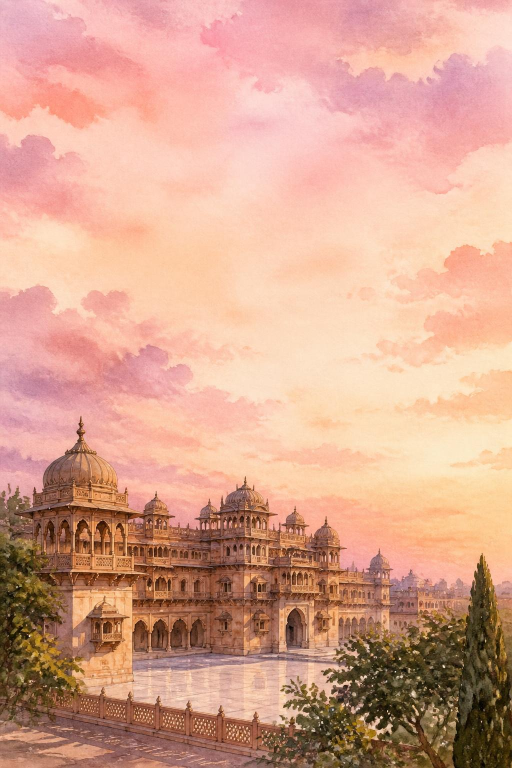
#> input picture src/assets/hero-palace.jpg, 1024 x 1536 px (shown at 1/2 size)
$ python generate_og.py
#> lines starting #> are read from the running program, lines starting #| are printed output that depends on the picture
import os
from PIL import Image, ImageDraw, ImageFont, ImageFilter

WIDTH = 1200
HEIGHT = 630

# 1. Base Canvas - Elegant Royal Ivory / Warm Champagne (#FCF9F2)
bg = Image.new("RGBA", (WIDTH, HEIGHT), (252, 249, 242, 255))

# 2. Right Side: Palace Backdrop from hero-palace.jpg
palace_path = "src/assets/hero-palace.jpg"
if os.path.exists(palace_path):
    palace = Image.open(palace_path).convert("RGBA")
    # We want the palace and blush dawn sky on the right ~650px
    # Crop / resize to fill right side
    pw, ph = palace.size
#> pw = 1024; ph = 1536
    # crop lower-middle area showing palace and blush sky
    palace_crop = palace.crop((0, int(ph * 0.15), pw, int(ph * 0.85)))
    palace_resized = palace_crop.resize((700, HEIGHT), Image.Resampling.LANCZOS)
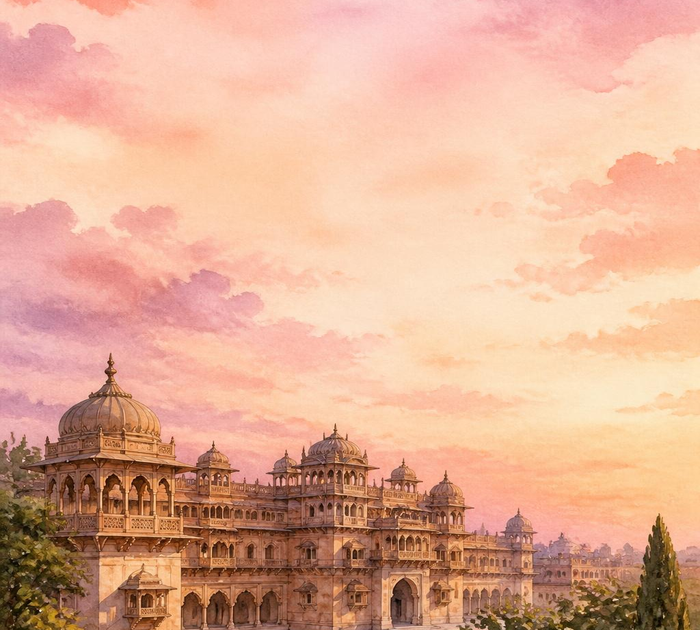
#> palace_resized: PIL image 700x630 RGBA; mean R, G, B, A 225.3, 174.4, 149, 255

    # Create a smooth gradient mask for left-to-right fade
    mask = Image.new("L", (700, HEIGHT), 0)
#> mask: PIL image 700x630 L; every value is 0
    draw_mask = ImageDraw.Draw(mask)
    for x in range(700):
        # Fade in from x=0 to x=320, then full opacity
        if x < 320:
            alpha = int((x / 320.0) * 230)
        else:
            alpha = 230
        draw_mask.line([(x, 0), (x, HEIGHT)], fill=alpha)

    bg.paste(palace_resized, (WIDTH - 700, 0), mask)

# 3. Soft royal watercolor wash on left side to guarantee pristine legibility
left_wash = Image.new("RGBA", (WIDTH, HEIGHT), (0, 0, 0, 0))
#> left_wash: PIL image 1200x630 RGBA; every value is 0
draw_wash = ImageDraw.Draw(left_wash)
# Draw gentle gradient from solid warm cream on left to translucent
for x in range(WIDTH):
    if x < 550:
        a = 245
    elif x < 780:
        a = int(245 * (1.0 - (x - 550) / 230.0))
    else:
        a = 0
    draw_wash.line([(x, 0), (x, HEIGHT)], fill=(253, 248, 239, a))
bg = Image.alpha_composite(bg, left_wash)

# 4. Couple Artwork from src/assets/couple-lanterns.png
couple_path = "src/assets/couple-lanterns.png"
if os.path.exists(couple_path):
    couple = Image.open(couple_path).convert("RGBA")
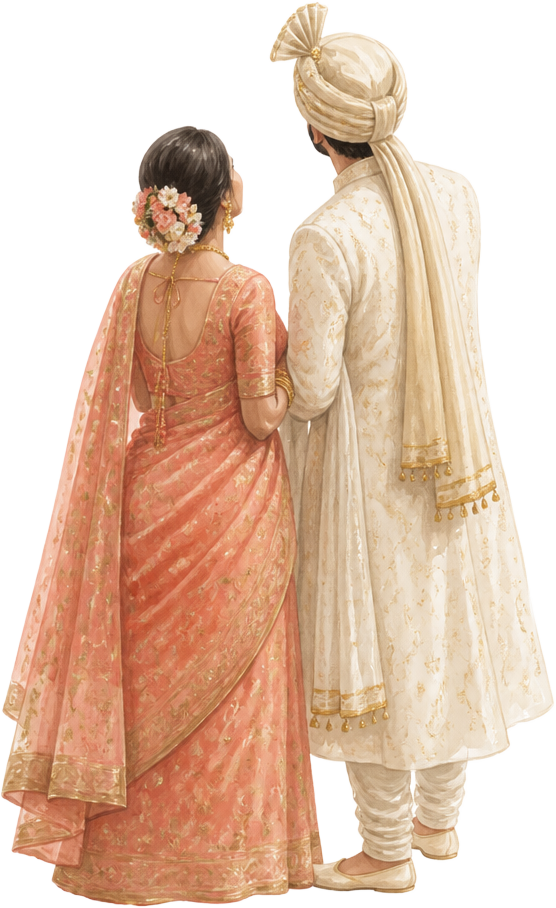
#> input picture src/assets/couple-lanterns.png, 556 x 908 px
#> couple is the input picture: PIL image 556x908 RGBA; mean R, G, B, A 226.1, 195.9, 175.2, 163.1
    cw, ch = couple.size
#> cw = 556; ch = 908
    target_h = 560
    target_w = int(cw * (target_h / ch))
#> target_w = 342
    couple_resized = couple.resize((target_w, target_h), Image.Resampling.LANCZOS)

    # Soft warm backlight / halo behind couple
    halo = Image.new("RGBA", (WIDTH, HEIGHT), (0, 0, 0, 0))
    draw_halo = ImageDraw.Draw(halo)
    couple_cx = 930
    couple_cy = 340
    for r in range(240, 30, -20):
        alpha = int((1.0 - r / 240.0) * 80)
        draw_halo.ellipse(
            [couple_cx - r, couple_cy - r, couple_cx + r, couple_cy + r],
            fill=(255, 235, 180, alpha)
        )
    halo = halo.filter(ImageFilter.GaussianBlur(30))
    bg = Image.alpha_composite(bg, halo)

    # Soft drop shadow behind couple
    shadow = Image.new("RGBA", (target_w + 50, target_h + 50), (0, 0, 0, 0))
#> shadow: PIL image 392x610 RGBA; every value is 0
    c_mask = couple_resized.split()[3]
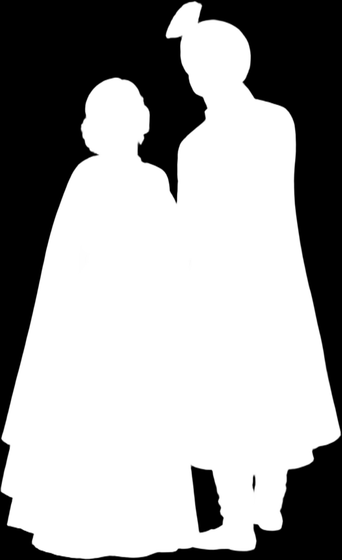
#> c_mask: PIL image 342x560 L; min 0, max 255, mean 163.1
    shadow.paste((70, 30, 15, 90), (25, 25), mask=c_mask)
    shadow = shadow.filter(ImageFilter.GaussianBlur(18))
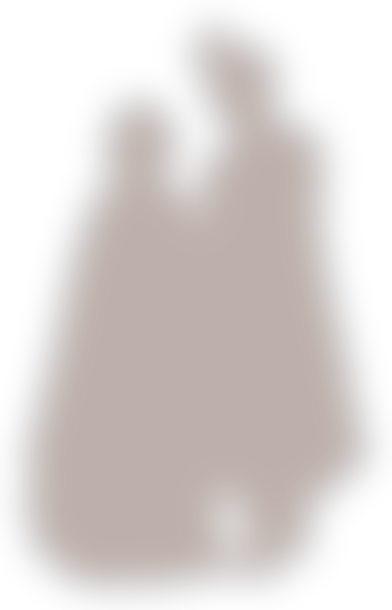
#> shadow: PIL image 392x610 RGBA; mean R, G, B, A 36.9, 15.8, 7.9, 46.1; transparent parts drawn white

    couple_x = 830
    couple_y = 65
    bg.paste(shadow, (couple_x - 25, couple_y - 15), shadow)
    bg.paste(couple_resized, (couple_x, couple_y), couple_resized)

# 5. Bougainvillea watercolor branch along top right & corner
boug_path = "src/assets/bougainvillea.png"
if os.path.exists(boug_path):
    boug = Image.open(boug_path).convert("RGBA")
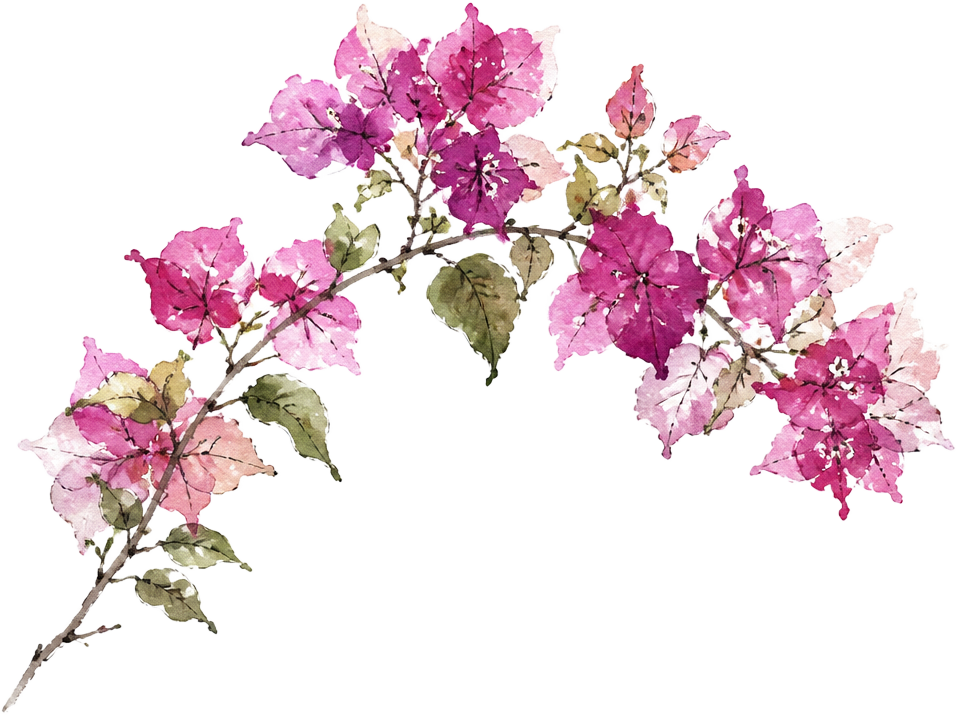
#> input picture src/assets/bougainvillea.png, 957 x 715 px
#> boug is the input picture: PIL image 957x715 RGBA; mean R, G, B, A 235.7, 217.1, 223.2, 74.8
    bw, bh = boug.size
#> bw = 957; bh = 715
    # Top-right garland accent
    boug_resized = boug.resize((380, int(bh * (380 / bw))), Image.Resampling.LANCZOS)
    # Mirror horizontally for natural curve framing the top
    boug_flipped = boug_resized.transpose(Image.Transpose.FLIP_LEFT_RIGHT)
    bg.paste(boug_flipped, (WIDTH - 360, -35), boug_flipped)

# 6. Ornate Gold Borders and Framing
draw = ImageDraw.Draw(bg)
gold_dark = (168, 124, 42, 230)
gold_mid = (199, 153, 62, 210)
gold_light = (235, 206, 134, 180)
gold_fine = (180, 140, 55, 100)

# Outer margin = 18px
draw.rectangle([18, 18, WIDTH - 19, HEIGHT - 19], outline=gold_dark, width=2)
# Inner margin = 24px
draw.rectangle([25, 25, WIDTH - 26, HEIGHT - 26], outline=gold_fine, width=1)

# Four Corner Flourish Accents
corner_size = 28
for cx, cy, dx, dy in [
    (18, 18, 1, 1),
    (WIDTH - 19, 18, -1, 1),
    (18, HEIGHT - 19, 1, -1),
    (WIDTH - 19, HEIGHT - 19, -1, -1),
]:
    draw.line([(cx, cy), (cx + dx * corner_size, cy)], fill=gold_dark, width=3)
    draw.line([(cx, cy), (cx, cy + dy * corner_size)], fill=gold_dark, width=3)
    # Small diamond accent
    draw.polygon([
        (cx + dx * 13, cy + dy * 7),
        (cx + dx * 19, cy + dy * 13),
        (cx + dx * 13, cy + dy * 19),
        (cx + dx * 7, cy + dy * 13)
    ], fill=gold_mid)

# 7. Gold Flourish Asset divider on Left side
flourish_path = "src/assets/gold-flourish.png"
if os.path.exists(flourish_path):
    flourish = Image.open(flourish_path).convert("RGBA")
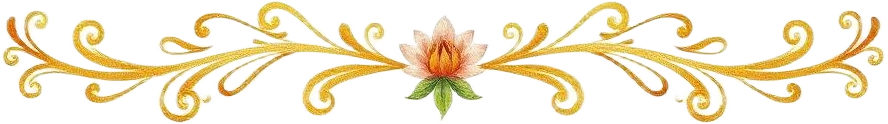
#> input picture src/assets/gold-flourish.png, 888 x 124 px
#> flourish is the input picture: PIL image 888x124 RGBA; mean R, G, B, A 241.1, 230.2, 198.9, 73.1
    fw, fh = flourish.size
#> fw = 888; fh = 124
    target_fw = 380
    target_fh = int(fh * (target_fw / fw))
#> target_fh = 53
    flourish_resized = flourish.resize((target_fw, target_fh), Image.Resampling.LANCZOS)
    bg.paste(flourish_resized, (56, 222), flourish_resized)

# 8. High Luxury Typography (Left Section)
# Fonts
font_marcellus_lg = ImageFont.truetype("Marcellus-Regular.ttf", 62)
font_marcellus_md = ImageFont.truetype("Marcellus-Regular.ttf", 26)
font_script_huge = ImageFont.truetype("GreatVibes-Regular.ttf", 74)
font_script_amp = ImageFont.truetype("GreatVibes-Regular.ttf", 52)
font_script_sub = ImageFont.truetype("C:/Windows/Fonts/georgiai.ttf", 18)
font_kicker = ImageFont.truetype("Marcellus-Regular.ttf", 13)
font_invoc = ImageFont.truetype("Marcellus-Regular.ttf", 14)
font_serif_bold = ImageFont.truetype("C:/Windows/Fonts/georgiab.ttf", 16)
font_serif_regular = ImageFont.truetype("C:/Windows/Fonts/georgia.ttf", 15)
font_serif_small = ImageFont.truetype("C:/Windows/Fonts/georgia.ttf", 13)
font_badge = ImageFont.truetype("C:/Windows/Fonts/georgiab.ttf", 13)

# Colors
maroon_deep = (90, 24, 38, 255)      # Primary wedding royal burgundy
gold_text = (156, 110, 32, 255)      # Deep warm gold
text_muted = (92, 70, 62, 240)       # Refined warm slate
cream_card_bg = (255, 253, 248, 235) # Details card background

# 8A. Sacred Invocation Badge at Top Left
invoc_text = "SHREE RAMKABIR SATYA CHHHE"
invoc_box = [56, 52, 380, 84]
draw.rounded_rectangle(invoc_box, radius=16, fill=(247, 238, 220, 230), outline=(199, 153, 62, 160), width=1)
draw.text((76, 60), invoc_text, font=font_invoc, fill=gold_text)

# 8B. Kicker Line
draw.text((58, 98), "TOGETHER WITH THEIR FAMILIES", font=font_kicker, fill=text_muted)

# 8C. Couple Names: Punam & Jagdish
# We render "Punam", "&" in calligraphy, "Jagdish"
draw.text((56, 126), "Punam", font=font_marcellus_lg, fill=maroon_deep)
# Ampersand in Great Vibes script
draw.text((272, 134), "&", font=font_script_amp, fill=gold_text)
draw.text((324, 126), "Jagdish", font=font_marcellus_lg, fill=maroon_deep)

# 8D. Blessing / Subtitle
blessing_text = "Two souls, two families, bound in eternal love & devotion"
draw.text((58, 268), blessing_text, font=font_script_sub, fill=(112, 58, 52, 255))

# 8E. Event Details Card
card_rect = [56, 308, 670, 485]
draw.rounded_rectangle(card_rect, radius=14, fill=cream_card_bg, outline=(204, 166, 85, 140), width=1)

# Gold vertical indicator bar inside card
draw.rounded_rectangle([72, 324, 76, 469], radius=2, fill=gold_mid)

# Date Line 1: Main Wedding
draw.text((94, 324), "WEDDING CEREMONY & CELEBRATION", font=font_kicker, fill=gold_text)
draw.text((94, 344), "Wednesday, 23 December 2026", font=font_serif_bold, fill=maroon_deep)
draw.text((94, 368), "Barat 4:00 PM  ·  Ceremony 5:00 PM  ·  Dinner & Reception", font=font_serif_small, fill=text_muted)

# Subtle separator line inside card
draw.line([(94, 396), (646, 396)], fill=(225, 205, 165, 160), width=1)

# Venue Line
draw.text((94, 410), "VENUE", font=font_kicker, fill=gold_text)
draw.text((94, 430), "Humble Civic Center", font=font_serif_bold, fill=maroon_deep)
draw.text((94, 452), "8233 Will Clayton Parkway, Humble, TX 77338", font=font_serif_small, fill=text_muted)

# 8F. Bottom Website / Production URL Badge
badge_rect = [56, 516, 430, 562]
draw.rounded_rectangle(badge_rect, radius=23, fill=maroon_deep, outline=(199, 153, 62, 190), width=1)
# Small gold diamond
draw.polygon([
    (78, 539),
    (84, 533),
    (90, 539),
    (84, 545)
], fill=gold_light)
draw.text((102, 530), "punam-weds-jagadeesh.invitingyou.top", font=font_badge, fill=(250, 240, 220, 255))

# Save optimized lossless/near-lossless images
# 1. RGB JPEG with optimize=True, progressive=True, quality=90
rgb_img = bg.convert("RGB")
rgb_img.save("public/og-image.jpg", "JPEG", quality=90, optimize=True, progressive=True)
rgb_img.save("public/og-card.jpg", "JPEG", quality=90, optimize=True, progressive=True)

# Also save PNG version in public as well
bg.save("public/og-image.png", "PNG", optimize=True)
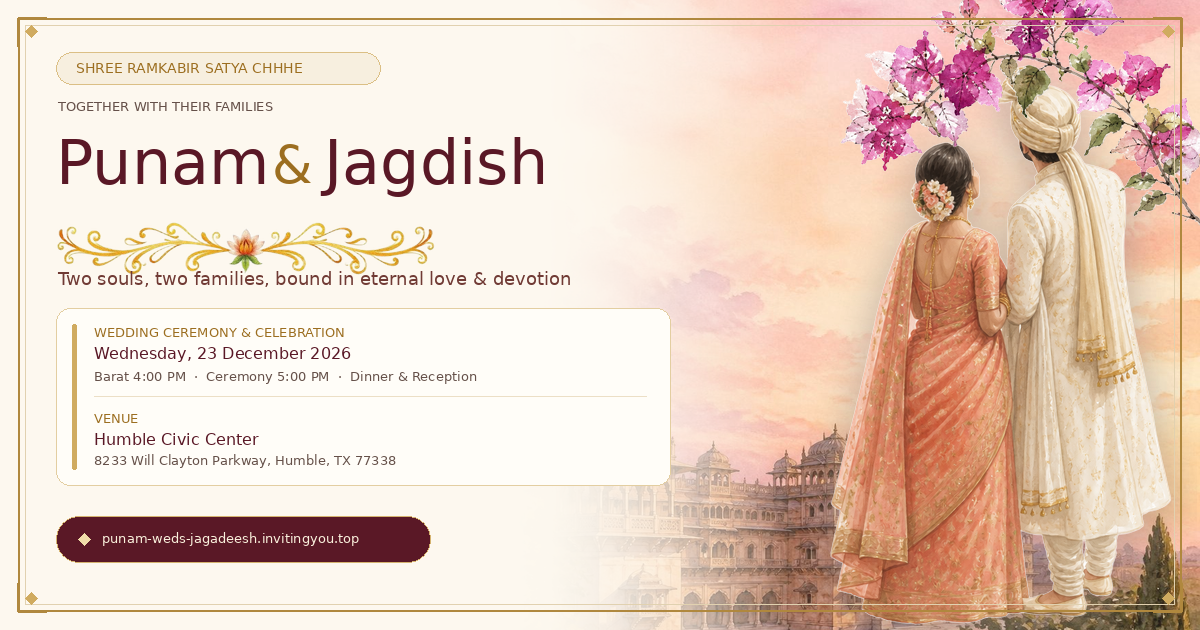
#> saved as og-image.png: PIL image 1200x630 RGBA; mean R, G, B, A 230.6, 206.3, 190.5, 248.4; transparent parts drawn white

print("Generated og-image.jpg, og-card.jpg, and og-image.png successfully!")
